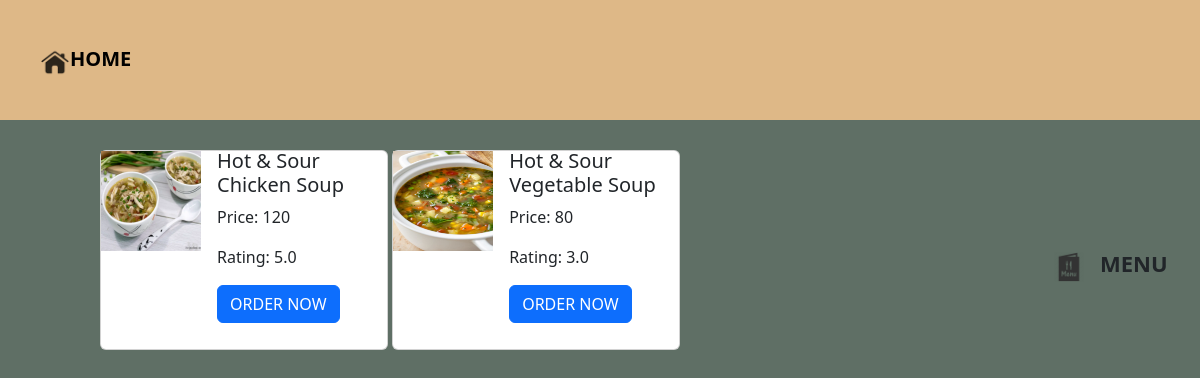
The page /product/Soup/ on the database its author committed.
### rest1/models.py (models this page shows, shortened)
class Fooditem(models.Model):
    food_name=models.CharField(max_length=100,unique=True)
    c_name=models.ForeignKey(Category, on_delete=models.CASCADE,default=1)
    discription=models.CharField(max_length=120)
    f_image=models.ImageField(upload_to='food',default='default_image.jpg')
    price=models.IntegerField()
    rating=models.FloatField(validators=[MinValueValidator(0.0),MaxValueValidator(5.0)])

### rest1/views.py (the view)
# urls.py: path('product/',food_list,name='pg'),
def food_list(request,c_name_slug=None):
    categories=Category.objects.all()
    foods=Fooditem.objects.all()
    if c_name_slug:
        category=get_object_or_404(Category,slug=c_name_slug)
        foods=foods.filter(c_name=category)
    else:
        category=None
    context={
        'category':category,
        'categories':categories,
        'foods':foods,
    }
    return render(request,'items.html',context)

### templates/items.html (shortened to what this page needs)
{% extends 'base.html'%}
{% block content %}
{% load static %}
<img src="{% static '/images/menulogo1.png' %}" style="width:30px;height:30px;position:absolute;left:1054px;bottom:518px;">
<a class="navbar-brand" href="{% url 'pg2'%}"  style="position:absolute;left:1100px;
bottom:520px;font-weight:bold;font-size:22px;font-weight:bold">MENU</a>
{% if category %}
    <h2 style="position:absolute; left:450px;bottom:500px;font-weight:bold;color:saddlebrown;">{{ category.c_name}}</h2>
{% endif %}
<div style="width:800px;height:500px;position:absolute;left:100px;top:150px;">
{% for i in foods %}
    <div class="card" style="width: 18rem;height:200px;display:inline-block; justify-content:space-evenly;">
        <img  class="prodimg" src="{% if i.f_image %}{{i.f_image.url}}{% else %}
        {% static 'img/default_product.jpg' %}{% endif %}" class="card-img-top" alt="{{ i.name }} Image" style="width:100px;height:100px;">
        <div class="card-body" style="position:absolute;left:100px;bottom:10px;">
        <h5 class="card-title">{{i.food_name}}</h5>
        <p class="card-text">Price: {{i.price}}</p>
        <p class="card=text">Rating: {{i.rating}}</p>
        <a href="{% url 'pg8'%}" class="btn btn-primary">ORDER NOW</a>
        </div>
    </div>
{% endfor %}
</div>
{% endblock %}

### rows shown on the page
Fooditem: f_image (picture), food_name "Hot & Sour Chicken Soup", price "120", rating "5.0"
Fooditem: f_image (picture), food_name "Hot & Sour Vegetable Soup", price "80", rating "3.0"
